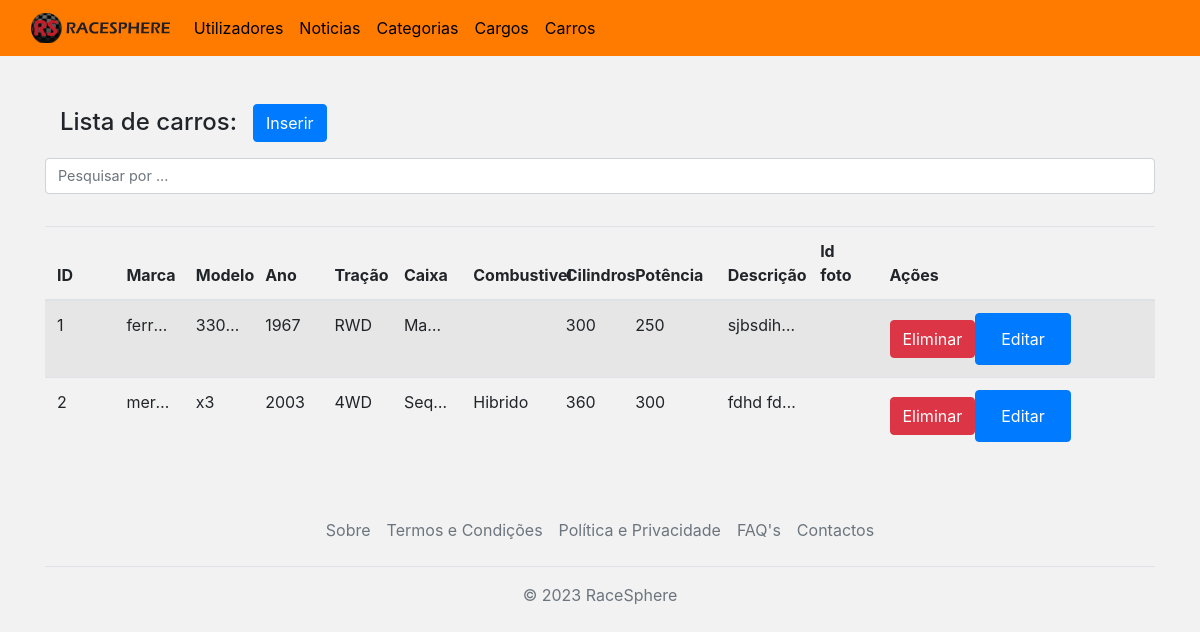
Page /RaceSphere-v1.0/admin/carros-admin.php on the committed database.
### tables this page shows
CREATE TABLE `carro` (
  `id_carro` int(11) NOT NULL,
  `marca_carro` varchar(50) NOT NULL,
  `modelo_carro` varchar(60) NOT NULL,
  `ano_carro` int(11) NOT NULL,
  `trac_carro` enum('4WD','RWD','FWD') NOT NULL,
  `caixa_carro` enum('Manual','Sequencial','Automático') NOT NULL,
  `comb_carro` enum('Gasóleo','Gasolina','Elétrico','Hibrido','Combustível de Competição') NOT NULL,
  `cilind_carro` float NOT NULL,
  `hp_carro` int(11) NOT NULL,
  `desc_carro` mediumtext NOT NULL,
  `idcarrofoto` int(11) DEFAULT NULL
);

### RaceSphere-v1.0/admin/carros-admin.php (the view, shortened to what this page needs)
<!DOCTYPE html>
<html lang="pt-pt">
<head>
        <?php include('bootstrapInc.php'); ?>
        <link rel="stylesheet" href="../css/luissilva.css">
</head>
<body>
        <?php
        include 'navbar.php';
        include '../sqli/conn.php';
        ?>
        <div class="container mt-3">
                <div class="container mt-3">
                        <h2 class="mt-5">
                                Lista de carros:<a href="carros-admin-insert.php" class="btn btn-primary ml-3">Inserir</a>
                        </h2>
                </div>
                <input type="text" class="form-control mt-3" id="search" placeholder="Pesquisar por ...">
                <div class="container mt-3">
                        <div class="row">
                                <div class="co-md-8">
                                        <table class="table table-striped mt-3">
                                                <thead>
                                                        <tr>
                                                                <th>ID</th>
                                                                <th>Marca</th>
                                                                <th>Modelo</th>
                                                                <th>Ano</th>
                                                                <th>Tração</th>
                                                                <th>Caixa</th>
                                                                <th class="col-1">Combustivel</th>
                                                                <th>Cilindros</th>
                                                                <th class="col-1">Potência</th>
                                                                <th class="col-1">Descrição</th>
                                                                <th>Id foto</th>
                                                                <th class="col-3">Ações</th>
                                                        </tr>
                                                </thead>
                                                <tbody id="table-body">
                                                        <?php
                                                        $sql_select = "SELECT * FROM carro ORDER BY id_carro ASC";
                                                        $result = $conn->query($sql_select);
                                                        if ($result->num_rows > 0) {
                                                                while ($row = $result->fetch_assoc()) {
                                                                        echo "<tr>";
                                                                        echo "<td>" . $row["id_carro"] . "</td>";
                                                                        echo "<td>" . $row["marca_carro"] . "</td>";
                                                                        echo "<td>" . $row["modelo_carro"] . "</td>";
                                                                        echo "<td>" . $row["ano_carro"] . "</td>";
                                                                        echo "<td>" . $row["trac_carro"] . "</td>";
                                                                        echo "<td>" . $row["caixa_carro"] . "</td>";
                                                                        echo "<td>" . $row["comb_carro"] . "</td>";
                                                                        echo "<td>" . $row["cilind_carro"] . "</td>";
                                                                        echo "<td>" . $row["hp_carro"] . "</td>";
                                                                        echo "<td>" . $row["desc_carro"] . "</td>";
                                                                        echo "<td>" . $row["idcarrofoto"] . "</td>";
                                                                        echo "<td>";
                                                                        echo "<button class='btn btn-danger btn-delete' data-id='" . $row["id_carro"] . "'>Eliminar</button>";
                                                                        echo "<button class='btn btn-primary btn-edit'><a href=\"carros-admin-edit.php?id_carro=" . $row["id_carro"] . "&marca_carro=" . $row["marca_carro"] . "&modelo_carro=" . $row["modelo_carro"] . "&ano_carro=" . $row["ano_carro"] . "\" class=\"btn btn-primary\">Editar</a></button>";
                                                                        echo "</td>";
                                                                        echo "</tr>";
                                                                }
                                                        } else {
                                                                echo "<tr><td colspan='12'>Nenhum resultado encontrado.</td></tr>";
                                                        }
                                                        ?>
                                                </tbody>
                                        </table>
                                </div>
                        </div>
                </div>
        </div>
        <?php
        include 'footer.php';
        ?>
</body>
</html>

### RaceSphere-v1.0/admin/bootstrapInc.php (shortened to what this page needs)
<link rel="stylesheet" href="../css/main.css">
<link rel="stylesheet" href="https://cdn.jsdelivr.net/npm/bootstrap@4.3.1/dist/css/bootstrap.min.css"
>

### RaceSphere-v1.0/admin/navbar.php (shortened to what this page needs)
<nav class="navbar navbar-expand-lg bg-body-tertiary sticky-md-top">
    <div class="container-fluid">
        <div class="collapse navbar-collapse" id="navbarTogglerDemo01">
            <a class="navbar-brand " href="../index.php"><img src="../img/logoExt.svg" alt="RaceSphere" height="30"
                    class="d-inline-block align-top"></a>
            <ul class="navbar-nav me-auto mb-2 mb-lg-0">
                <li class="nav-item">
                    <a class="nav-link" href="users.php">Utilizadores</a>
                </li>
                <li class="nav-item">
                    <a class="nav-link" href="news.php">Noticias</a>
                </li>
                <li class="nav-item">
                    <a class="nav-link" href="categorias.php">Categorias</a>
                </li>
                <li class="nav-item">
                    <a class="nav-link" href="cargos.php">Cargos</a>
                </li>
                <li class="nav-item">
                    <a class="nav-link" href="carros-admin.php">Carros</a>
                </li>
            </ul>
        </div>
    </div>
</nav>

### RaceSphere-v1.0/admin/footer.php (shortened to what this page needs)
<div class="container">
  <footer class="py-3 my-4">
    <ul class="nav justify-content-center border-bottom pb-3 mb-3">
      <li class="nav-item"><a href="../sobre.php" class="nav-link px-2 text-muted">Sobre</a></li>
      <li class="nav-item"><a href="../tercod.php" class="nav-link px-2 text-muted">Termos e Condições</a></li>
      <li class="nav-item"><a href="../privacyPolicy.php" class="nav-link px-2 text-muted">Política e Privacidade</a></li>
      <li class="nav-item"><a href="../FAQ.php" class="nav-link px-2 text-muted">FAQ's</a></li>
      <li class="nav-item"><a href="../contactos.php" class="nav-link px-2 text-muted">Contactos</a></li>
    </ul>
    <p class="text-center text-muted">© 2023 RaceSphere</p>
  </footer>
</div>

### RaceSphere-v1.0/css/main.css (style rules this page uses)
body { margin: 0; font-family: 'Roboto Condensed', sans-serif; font-weight: lighter; }
nav { background-color: rgb(255, 123, 0); color: black; }
nav a { color: black; }

### RaceSphere-v1.0/css/luissilva.css (style rules this page uses)
body { background-color: #f2f2f2; width: 100%; }
h1, p { color: white; }
h2 { font-size: 1.5rem; margin-bottom: 0.5rem; }
.form-control { font-size: 0.9rem; }
.table { table-layout: fixed; }
.table td { max-width: 200px; overflow: hidden; text-overflow: ellipsis; white-space: nowrap; }

### rows in the picture
carro: id_carro "1", marca_carro "ferrari", modelo_carro "330…", ano_carro "1967", trac_carro "RWD", caixa_carro "Ma…", cilind_carro "300", hp_carro "250", desc_carro "sjbsdih…"
carro: id_carro "2", marca_carro "mer…", modelo_carro "x3", ano_carro "2003", trac_carro "4WD", caixa_carro "Seq…", comb_carro "Hibrido", cilind_carro "360", hp_carro "300", desc_carro "fdhd fd…"
